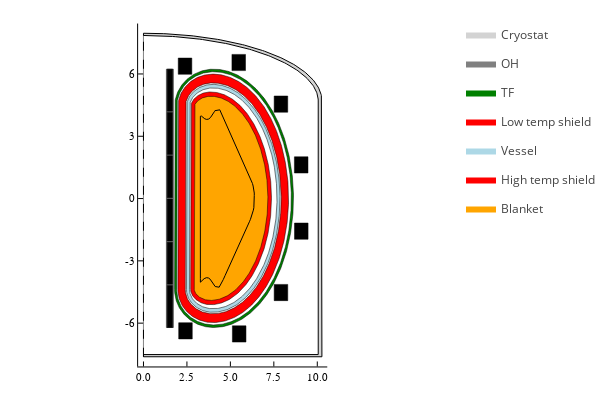

Notebook cell for this chart:
### Code cell
@everywhere function workflow_custom(dd,ini,act)
    FUSE.init(dd,ini,act)
    FUSE.ActorEquilibriumTransport(dd, act)
    FUSE.ActorHFSsizing(dd, act)
    FUSE.ActorLFSsizing(dd, act)
    FUSE.ActorCXbuild(dd, act)
    FUSE.ActorPFcoilsOpt(dd, act; optimization_scheme=:none)
    FUSE.ActorCosting(dd, act)
end

workflow_custom(dd,ini,act)
p=plot(;aspect_ratio=:equal)
plot!(p,dd.build)
plot!(p,dd.pf_active)

### Figure 1 — Plotly figure (JSON) as saved in the notebook; plotly's stock layout.template omitted (floating-point values rounded to 4 significant figures; data arrays with more than 128 entries replaced by an {"elided": "..."} marker saying what was removed)
{"data": [{"fill": "tozeroy", "fillcolor": "rgba(211, 211, 211, 1.000)", "legendgroup": "Cryostat", "line": {"color": "rgba(0, 0, 0, 1)", "dash": "solid", "width": 0}, "mode": "lines", "name": "Cryostat", "showlegend": true, "type": "scatter", "x": {"elided": "210 float values"}, "xaxis": "x", "y": {"elided": "210 float values"}, "yaxis": "y"}, {"colorbar": {"title": {"text": "PF currents [A]"}}, "legendgroup": "", "line": {"color": "rgba(0, 0, 0, 1)", "dash": "solid", "shape": "linear", "width": 1}, "mode": "lines", "name": "", "showlegend": false, "type": "scatter", "x": [0, 0, 10.27, 10.27, 10.27, 10.26, 10.25, 10.25, 10.23, 10.22, 10.2, 10.18, 10.16, 10.14, 10.11, 10.08, 10.05, 10.01, 9.977, 9.937, 9.895, 9.851, 9.803, 9.754, 9.702, 9.647, 9.59, 9.531, 9.469, 9.405, 9.339, 9.27, 9.199, 9.125, 9.049, 8.971, 8.891, 8.808, 8.724, 8.637, 8.548, 8.456, 8.363, 8.267, 8.17, 8.07, 7.968, 7.865, 7.759, 7.651, 7.542, 7.43, 7.317, 7.202, 7.085, 6.966, 6.845, 6.723, 6.599, 6.474, 6.346, 6.217, 6.087, 5.955, 5.822, 5.687, 5.55, 5.413, 5.274, 5.133, 4.992, 4.849, 4.704, 4.559, 4.412, 4.265, 4.116, 3.966, 3.816, 3.664, 3.511, 3.358, 3.203, 3.048, 2.892, 2.736, 2.578, 2.42, 2.262, 2.103, 1.943, 1.783, 1.622, 1.461, 1.3, 1.138, 0.9759, 0.8136, 0.6511, 0.4885, 0.3257, 0.1629, 6.286e-16], "xaxis": "x", "y": [7.961, -7.618, -7.618, 4.7, 4.752, 4.804, 4.856, 4.907, 4.959, 5.01, 5.062, 5.113, 5.164, 5.216, 5.267, 5.317, 5.368, 5.419, 5.469, 5.519, 5.569, 5.619, 5.668, 5.718, 5.767, 5.816, 5.864, 5.912, 5.96, 6.008, 6.055, 6.102, 6.148, 6.194, 6.24, 6.286, 6.331, 6.375, 6.419, 6.463, 6.506, 6.549, 6.592, 6.633, 6.675, 6.716, 6.756, 6.796, 6.835, 6.874, 6.912, 6.95, 6.987, 7.024, 7.06, 7.095, 7.13, 7.164, 7.198, 7.231, 7.263, 7.295, 7.326, 7.356, 7.386, 7.415, 7.443, 7.471, 7.498, 7.524, 7.549, 7.574, 7.598, 7.622, 7.644, 7.666, 7.687, 7.707, 7.727, 7.746, 7.764, 7.781, 7.798, 7.814, 7.829, 7.843, 7.856, 7.869, 7.88, 7.891, 7.902, 7.911, 7.92, 7.927, 7.934, 7.94, 7.946, 7.95, 7.954, 7.957, 7.959, 7.96, 7.961], "yaxis": "y", "zmax": null, "zmin": null}, {"fill": "tozeroy", "fillcolor": "rgba(255, 255, 255, 1.000)", "legendgroup": "", "line": {"color": "rgba(0, 0, 0, 1)", "dash": "solid", "width": 0}, "mode": "lines", "name": "", "showlegend": false, "type": "scatter", "x": {"elided": "264 float values"}, "xaxis": "x", "y": {"elided": "264 float values"}, "yaxis": "y"}, {"colorbar": {"title": {"text": "PF currents [A]"}}, "legendgroup": "", "line": {"color": "rgba(0, 0, 0, 1)", "dash": "solid", "shape": "linear", "width": 1}, "mode": "lines", "name": "", "showlegend": false, "type": "scatter", "x": [0, 0.0563, 0.2186, 0.3808, 0.5429, 0.7049, 0.8666, 1.028, 1.189, 1.35, 1.511, 1.671, 1.83, 1.99, 2.148, 2.306, 2.464, 2.62, 2.776, 2.932, 3.086, 3.24, 3.393, 3.545, 3.696, 3.846, 3.995, 4.144, 4.291, 4.436, 4.581, 4.725, 4.867, 5.008, 5.148, 5.286, 5.423, 5.559, 5.693, 5.826, 5.957, 6.086, 6.215, 6.341, 6.466, 6.589, 6.71, 6.83, 6.948, 7.064, 7.178, 7.291, 7.401, 7.51, 7.616, 7.721, 7.824, 7.924, 8.023, 8.119, 8.214, 8.306, 8.396, 8.484, 8.569, 8.653, 8.734, 8.813, 8.889, 8.963, 9.035, 9.105, 9.172, 9.237, 9.299, 9.359, 9.417, 9.471, 9.524, 9.574, 9.622, 9.667, 9.709, 9.749, 9.787, 9.822, 9.854, 9.884, 9.912, 9.937, 9.959, 9.979, 9.997, 10.01, 10.03, 10.04, 10.04, 10.05, 10.05, 10.05, 10.05, 0], "xaxis": "x", "y": [7.854, 7.854, 7.853, 7.851, 7.848, 7.844, 7.84, 7.835, 7.828, 7.821, 7.814, 7.805, 7.796, 7.786, 7.775, 7.763, 7.75, 7.737, 7.723, 7.708, 7.692, 7.676, 7.659, 7.641, 7.622, 7.602, 7.582, 7.561, 7.539, 7.517, 7.494, 7.47, 7.445, 7.42, 7.393, 7.367, 7.339, 7.311, 7.282, 7.253, 7.222, 7.192, 7.16, 7.128, 7.095, 7.062, 7.028, 6.994, 6.958, 6.923, 6.886, 6.85, 6.812, 6.774, 6.736, 6.697, 6.657, 6.617, 6.577, 6.536, 6.495, 6.453, 6.411, 6.368, 6.325, 6.281, 6.238, 6.193, 6.149, 6.104, 6.059, 6.013, 5.968, 5.922, 5.876, 5.829, 5.782, 5.736, 5.689, 5.642, 5.594, 5.547, 5.5, 5.452, 5.405, 5.357, 5.31, 5.262, 5.215, 5.168, 5.121, 5.074, 5.027, 4.98, 4.933, 4.886, 4.84, 4.793, 4.747, 4.699, -7.512, -7.512], "yaxis": "y", "zmax": null, "zmin": null}, {"colorbar": {"title": {"text": "PF currents [A]"}}, "legendgroup": "", "line": {"color": "rgba(0, 0, 0, 1)", "dash": "dash", "shape": "linear", "width": 1}, "mode": "lines", "name": "", "showlegend": false, "type": "scatter", "x": [0, 0], "xaxis": "x", "y": [-7.618, 7.961], "yaxis": "y", "zmax": null, "zmin": null}, {"fill": "tozeroy", "fillcolor": "rgba(128, 128, 128, 1.000)", "legendgroup": "OH", "line": {"color": "rgba(0, 0, 0, 1)", "dash": "solid", "width": 0}, "mode": "lines", "name": "OH", "showlegend": true, "type": "scatter", "x": [1.318, 1.72, 1.72, 1.318, 1.318, 1.318], "xaxis": "x", "y": [-6.21, -6.21, 6.231, 6.231, -6.21, -6.21], "yaxis": "y"}, {"colorbar": {"title": {"text": "PF currents [A]"}}, "legendgroup": "", "line": {"color": "rgba(0, 0, 0, 1)", "dash": "solid", "shape": "linear", "width": 0.5}, "mode": "lines", "name": "", "showlegend": false, "type": "scatter", "x": [1.318, 1.72, 1.72, 1.318, 1.318], "xaxis": "x", "y": [-6.21, -6.21, 6.231, 6.231, -6.21], "yaxis": "y", "zmax": null, "zmin": null}, {"fill": "tozeroy", "fillcolor": "rgba(0, 128, 0, 1.000)", "legendgroup": "TF", "line": {"color": "rgba(0, 0, 0, 1)", "dash": "solid", "width": 0}, "mode": "lines", "name": "TF", "showlegend": true, "type": "scatter", "x": {"elided": "1458 float values"}, "xaxis": "x", "y": {"elided": "1458 float values"}, "yaxis": "y"}, {"colorbar": {"title": {"text": "PF currents [A]"}}, "legendgroup": "", "line": {"color": "rgba(0, 0, 0, 1)", "dash": "solid", "shape": "linear", "width": 0.5}, "mode": "lines", "name": "", "showlegend": false, "type": "scatter", "x": {"elided": "795 float values"}, "xaxis": "x", "y": {"elided": "795 float values"}, "yaxis": "y", "zmax": null, "zmin": null}, {"fill": "tozeroy", "fillcolor": "rgba(255, 255, 255, 1.000)", "legendgroup": "", "line": {"color": "rgba(0, 0, 0, 1)", "dash": "solid", "width": 0}, "mode": "lines", "name": "", "showlegend": false, "type": "scatter", "x": {"elided": "1293 float values"}, "xaxis": "x", "y": {"elided": "1293 float values"}, "yaxis": "y"}, {"colorbar": {"title": {"text": "PF currents [A]"}}, "legendgroup": "", "line": {"color": "rgba(0, 0, 0, 1)", "dash": "solid", "shape": "linear", "width": 0.5}, "mode": "lines", "name": "", "showlegend": false, "type": "scatter", "x": {"elided": "660 float values"}, "xaxis": "x", "y": {"elided": "660 float values"}, "yaxis": "y", "zmax": null, "zmin": null}, {"fill": "tozeroy", "fillcolor": "rgba(255, 0, 0, 1.000)", "legendgroup": "Low temp shield", "line": {"color": "rgba(0, 0, 0, 1)", "dash": "solid", "width": 0}, "mode": "lines", "name": "Low temp shield", "showlegend": true, "type": "scatter", "x": {"elided": "1240 float values"}, "xaxis": "x", "y": {"elided": "1240 float values"}, "yaxis": "y"}, {"colorbar": {"title": {"text": "PF currents [A]"}}, "legendgroup": "", "line": {"color": "rgba(0, 0, 0, 1)", "dash": "solid", "shape": "linear", "width": 0.5}, "mode": "lines", "name": "", "showlegend": false, "type": "scatter", "x": {"elided": "630 float values"}, "xaxis": "x", "y": {"elided": "630 float values"}, "yaxis": "y", "zmax": null, "zmin": null}, {"fill": "tozeroy", "fillcolor": "rgba(255, 255, 255, 1.000)", "legendgroup": "", "line": {"color": "rgba(0, 0, 0, 1)", "dash": "solid", "width": 0}, "mode": "lines", "name": "", "showlegend": false, "type": "scatter", "x": {"elided": "1217 float values"}, "xaxis": "x", "y": {"elided": "1217 float values"}, "yaxis": "y"}, {"colorbar": {"title": {"text": "PF currents [A]"}}, "legendgroup": "", "line": {"color": "rgba(0, 0, 0, 1)", "dash": "solid", "shape": "linear", "width": 0.5}, "mode": "lines", "name": "", "showlegend": false, "type": "scatter", "x": {"elided": "607 float values"}, "xaxis": "x", "y": {"elided": "607 float values"}, "yaxis": "y", "zmax": null, "zmin": null}, {"fill": "tozeroy", "fillcolor": "rgba(173, 216, 230, 1.000)", "legendgroup": "Vessel", "line": {"color": "rgba(0, 0, 0, 1)", "dash": "solid", "width": 0}, "mode": "lines", "name": "Vessel", "showlegend": true, "type": "scatter", "x": {"elided": "1212 float values"}, "xaxis": "x", "y": {"elided": "1212 float values"}, "yaxis": "y"}, {"colorbar": {"title": {"text": "PF currents [A]"}}, "legendgroup": "", "line": {"color": "rgba(0, 0, 0, 1)", "dash": "solid", "shape": "linear", "width": 0.5}, "mode": "lines", "name": "", "showlegend": false, "type": "scatter", "x": {"elided": "607 float values"}, "xaxis": "x", "y": {"elided": "607 float values"}, "yaxis": "y", "zmax": null, "zmin": null}, {"fill": "tozeroy", "fillcolor": "rgba(255, 255, 255, 1.000)", "legendgroup": "", "line": {"color": "rgba(0, 0, 0, 1)", "dash": "solid", "width": 0}, "mode": "lines", "name": "", "showlegend": false, "type": "scatter", "x": {"elided": "1192 float values"}, "xaxis": "x", "y": {"elided": "1192 float values"}, "yaxis": "y"}, {"colorbar": {"title": {"text": "PF currents [A]"}}, "legendgroup": "", "line": {"color": "rgba(0, 0, 0, 1)", "dash": "solid", "shape": "linear", "width": 0.5}, "mode": "lines", "name": "", "showlegend": false, "type": "scatter", "x": {"elided": "602 float values"}, "xaxis": "x", "y": {"elided": "602 float values"}, "yaxis": "y", "zmax": null, "zmin": null}, {"fill": "tozeroy", "fillcolor": "rgba(255, 0, 0, 1.000)", "legendgroup": "High temp shield", "line": {"color": "rgba(0, 0, 0, 1)", "dash": "solid", "width": 0}, "mode": "lines", "name": "High temp shield", "showlegend": true, "type": "scatter", "x": {"elided": "1165 float values"}, "xaxis": "x", "y": {"elided": "1165 float values"}, "yaxis": "y"}, {"colorbar": {"title": {"text": "PF currents [A]"}}, "legendgroup": "", "line": {"color": "rgba(0, 0, 0, 1)", "dash": "solid", "shape": "linear", "width": 0.5}, "mode": "lines", "name": "", "showlegend": false, "type": "scatter", "x": {"elided": "587 float values"}, "xaxis": "x", "y": {"elided": "587 float values"}, "yaxis": "y", "zmax": null, "zmin": null}, {"fill": "tozeroy", "fillcolor": "rgba(255, 165, 0, 1.000)", "legendgroup": "Blanket", "line": {"color": "rgba(0, 0, 0, 1)", "dash": "solid", "width": 0}, "mode": "lines", "name": "Blanket", "showlegend": true, "type": "scatter", "x": {"elided": "736 float values"}, "xaxis": "x", "y": {"elided": "736 float values"}, "yaxis": "y"}, {"colorbar": {"title": {"text": "PF currents [A]"}}, "legendgroup": "", "line": {"color": "rgba(0, 0, 0, 1)", "dash": "solid", "shape": "linear", "width": 0.5}, "mode": "lines", "name": "", "showlegend": false, "type": "scatter", "x": {"elided": "575 float values"}, "xaxis": "x", "y": {"elided": "575 float values"}, "yaxis": "y", "zmax": null, "zmin": null}, {"colorbar": {"title": {"text": "PF currents [A]"}}, "legendgroup": "", "line": {"color": "rgba(0, 0, 0, 1)", "dash": "solid", "shape": "linear", "width": 1}, "mode": "lines", "name": "", "showlegend": false, "type": "scatter", "x": {"elided": "158 float values"}, "xaxis": "x", "y": {"elided": "158 float values"}, "yaxis": "y", "zmax": null, "zmin": null}, {"fill": "tozeroy", "fillcolor": "rgba(0, 0, 0, 1)", "legendgroup": "", "line": {"color": "rgba(0, 0, 0, 1)", "dash": "solid", "width": 0.5}, "mode": "lines", "name": "", "showlegend": false, "type": "scatter", "x": [1.368, 1.67, 1.67, 1.368, 1.368, 1.368], "xaxis": "x", "y": [-6.21, -6.21, -4.187, -4.187, -6.21, -6.21], "yaxis": "y"}, {"fill": "tozeroy", "fillcolor": "rgba(0, 0, 0, 1)", "legendgroup": "", "line": {"color": "rgba(0, 0, 0, 1)", "dash": "solid", "width": 0.5}, "mode": "lines", "name": "", "showlegend": false, "type": "scatter", "x": [1.368, 1.67, 1.67, 1.368, 1.368, 1.368], "xaxis": "x", "y": [-4.126, -4.126, -2.103, -2.103, -4.126, -4.126], "yaxis": "y"}, {"fill": "tozeroy", "fillcolor": "rgba(0, 0, 0, 1)", "legendgroup": "", "line": {"color": "rgba(0, 0, 0, 1)", "dash": "solid", "width": 0.5}, "mode": "lines", "name": "", "showlegend": false, "type": "scatter", "x": [1.368, 1.67, 1.67, 1.368, 1.368, 1.368], "xaxis": "x", "y": [-2.043, -2.043, -0.01966, -0.01966, -2.043, -2.043], "yaxis": "y"}, {"fill": "tozeroy", "fillcolor": "rgba(0, 0, 0, 1)", "legendgroup": "", "line": {"color": "rgba(0, 0, 0, 1)", "dash": "solid", "width": 0.5}, "mode": "lines", "name": "", "showlegend": false, "type": "scatter", "x": [1.368, 1.67, 1.67, 1.368, 1.368, 1.368], "xaxis": "x", "y": [0.04065, 0.04065, 2.064, 2.064, 0.04065, 0.04065], "yaxis": "y"}, {"fill": "tozeroy", "fillcolor": "rgba(0, 0, 0, 1)", "legendgroup": "", "line": {"color": "rgba(0, 0, 0, 1)", "dash": "solid", "width": 0.5}, "mode": "lines", "name": "", "showlegend": false, "type": "scatter", "x": [1.368, 1.67, 1.67, 1.368, 1.368, 1.368], "xaxis": "x", "y": [2.124, 2.124, 4.147, 4.147, 2.124, 2.124], "yaxis": "y"}, {"fill": "tozeroy", "fillcolor": "rgba(0, 0, 0, 1)", "legendgroup": "", "line": {"color": "rgba(0, 0, 0, 1)", "dash": "solid", "width": 0.5}, "mode": "lines", "name": "", "showlegend": false, "type": "scatter", "x": [1.368, 1.67, 1.67, 1.368, 1.368, 1.368], "xaxis": "x", "y": [4.208, 4.208, 6.231, 6.231, 4.208, 4.208], "yaxis": "y"}, {"fill": "tozeroy", "fillcolor": "rgba(0, 0, 0, 1)", "legendgroup": "", "line": {"color": "rgba(0, 0, 0, 1)", "dash": "solid", "width": 0.5}, "mode": "lines", "name": "", "showlegend": false, "type": "scatter", "x": [2.0, 2.781, 2.781, 2.0, 2.0, 2.0], "xaxis": "x", "y": [5.984, 5.984, 6.765, 6.765, 5.984, 5.984], "yaxis": "y"}, {"fill": "tozeroy", "fillcolor": "rgba(0, 0, 0, 1)", "legendgroup": "", "line": {"color": "rgba(0, 0, 0, 1)", "dash": "solid", "width": 0.5}, "mode": "lines", "name": "", "showlegend": false, "type": "scatter", "x": [5.089, 5.87, 5.87, 5.089, 5.089, 5.089], "xaxis": "x", "y": [6.161, 6.161, 6.942, 6.942, 6.161, 6.161], "yaxis": "y"}, {"fill": "tozeroy", "fillcolor": "rgba(0, 0, 0, 1)", "legendgroup": "", "line": {"color": "rgba(0, 0, 0, 1)", "dash": "solid", "width": 0.5}, "mode": "lines", "name": "", "showlegend": false, "type": "scatter", "x": [7.519, 8.3, 8.3, 7.519, 7.519, 7.519], "xaxis": "x", "y": [4.157, 4.157, 4.938, 4.938, 4.157, 4.157], "yaxis": "y"}, {"fill": "tozeroy", "fillcolor": "rgba(0, 0, 0, 1)", "legendgroup": "", "line": {"color": "rgba(0, 0, 0, 1)", "dash": "solid", "width": 0.5}, "mode": "lines", "name": "", "showlegend": false, "type": "scatter", "x": [8.683, 9.464, 9.464, 8.683, 8.683, 8.683], "xaxis": "x", "y": [1.23, 1.23, 2.011, 2.011, 1.23, 1.23], "yaxis": "y"}, {"fill": "tozeroy", "fillcolor": "rgba(0, 0, 0, 1)", "legendgroup": "", "line": {"color": "rgba(0, 0, 0, 1)", "dash": "solid", "width": 0.5}, "mode": "lines", "name": "", "showlegend": false, "type": "scatter", "x": [8.689, 9.47, 9.47, 8.689, 8.689, 8.689], "xaxis": "x", "y": [-1.961, -1.961, -1.18, -1.18, -1.961, -1.961], "yaxis": "y"}, {"fill": "tozeroy", "fillcolor": "rgba(0, 0, 0, 1)", "legendgroup": "", "line": {"color": "rgba(0, 0, 0, 1)", "dash": "solid", "width": 0.5}, "mode": "lines", "name": "", "showlegend": false, "type": "scatter", "x": [7.519, 8.3, 8.3, 7.519, 7.519, 7.519], "xaxis": "x", "y": [-4.916, -4.916, -4.135, -4.135, -4.916, -4.916], "yaxis": "y"}, {"fill": "tozeroy", "fillcolor": "rgba(0, 0, 0, 1)", "legendgroup": "", "line": {"color": "rgba(0, 0, 0, 1)", "dash": "solid", "width": 0.5}, "mode": "lines", "name": "", "showlegend": false, "type": "scatter", "x": [5.116, 5.897, 5.897, 5.116, 5.116, 5.116], "xaxis": "x", "y": [-6.911, -6.911, -6.129, -6.129, -6.911, -6.911], "yaxis": "y"}, {"fill": "tozeroy", "fillcolor": "rgba(0, 0, 0, 1)", "legendgroup": "", "line": {"color": "rgba(0, 0, 0, 1)", "dash": "solid", "width": 0.5}, "mode": "lines", "name": "", "showlegend": false, "type": "scatter", "x": [2.026, 2.807, 2.807, 2.026, 2.026, 2.026], "xaxis": "x", "y": [-6.76, -6.76, -5.979, -5.979, -6.76, -6.76], "yaxis": "y"}], "layout": {"annotations": [], "height": 400, "legend_position": {"bgcolor": "rgba(255, 255, 255, 1.000)", "bordercolor": "rgba(0, 0, 0, 1)", "borderwidth": 1, "font": {"color": "rgba(0, 0, 0, 1)", "family": "sans-serif", "size": 11}, "title": {"font": {"color": "rgba(0, 0, 0, 1)", "family": "sans-serif", "size": 15}, "text": ""}, "tracegroupgap": 0, "traceorder": "normal", "x": 1.05, "xanchor": "lower", "y": 0.07, "yanchor": "right"}, "margin": {"b": 20, "l": 0, "r": 0, "t": 20}, "paper_bgcolor": "rgba(255, 255, 255, 1.000)", "plot_bgcolor": "rgba(255, 255, 255, 1.000)", "showlegend": true, "width": 600, "xaxis": {"anchor": "y", "domain": [0.3056, 0.7241], "gridcolor": "rgba(0, 0, 0, 0.1)", "gridwidth": 0.5, "linecolor": "rgba(0, 0, 0, 1)", "mirror": false, "range": [-0.308, 10.57], "showgrid": false, "showline": true, "showticklabels": true, "tickangle": 0, "tickcolor": "rgb(0, 0, 0)", "tickfont": {"color": "rgba(0, 0, 0, 1)", "family": "sans-serif", "size": 11}, "tickmode": "array", "ticks": "inside", "ticktext": ["0.0", "2.5", "5.0", "7.5", "10.0"], "tickvals": [0, 2.5, 5, 7.5, 10], "title": {"font": {"color": "rgba(0, 0, 0, 1)", "family": "sans-serif", "size": 15}, "text": ""}, "type": "linear", "visible": true, "zeroline": false, "zerolinecolor": "rgba(0, 0, 0, 1)"}, "yaxis": {"anchor": "x", "domain": [0.03762, 0.9902], "gridcolor": "rgba(0, 0, 0, 0.1)", "gridwidth": 0.5, "linecolor": "rgba(0, 0, 0, 1)", "mirror": false, "range": [-8.086, 8.428], "showgrid": false, "showline": true, "showticklabels": true, "tickangle": 0, "tickcolor": "rgb(0, 0, 0)", "tickfont": {"color": "rgba(0, 0, 0, 1)", "family": "sans-serif", "size": 11}, "tickmode": "array", "ticks": "inside", "ticktext": ["-6", "-3", "0", "3", "6"], "tickvals": [-6, -3, 0, 3, 6], "title": {"font": {"color": "rgba(0, 0, 0, 1)", "family": "sans-serif", "size": 15}, "text": ""}, "type": "linear", "visible": true, "zeroline": false, "zerolinecolor": "rgba(0, 0, 0, 1)"}}}
